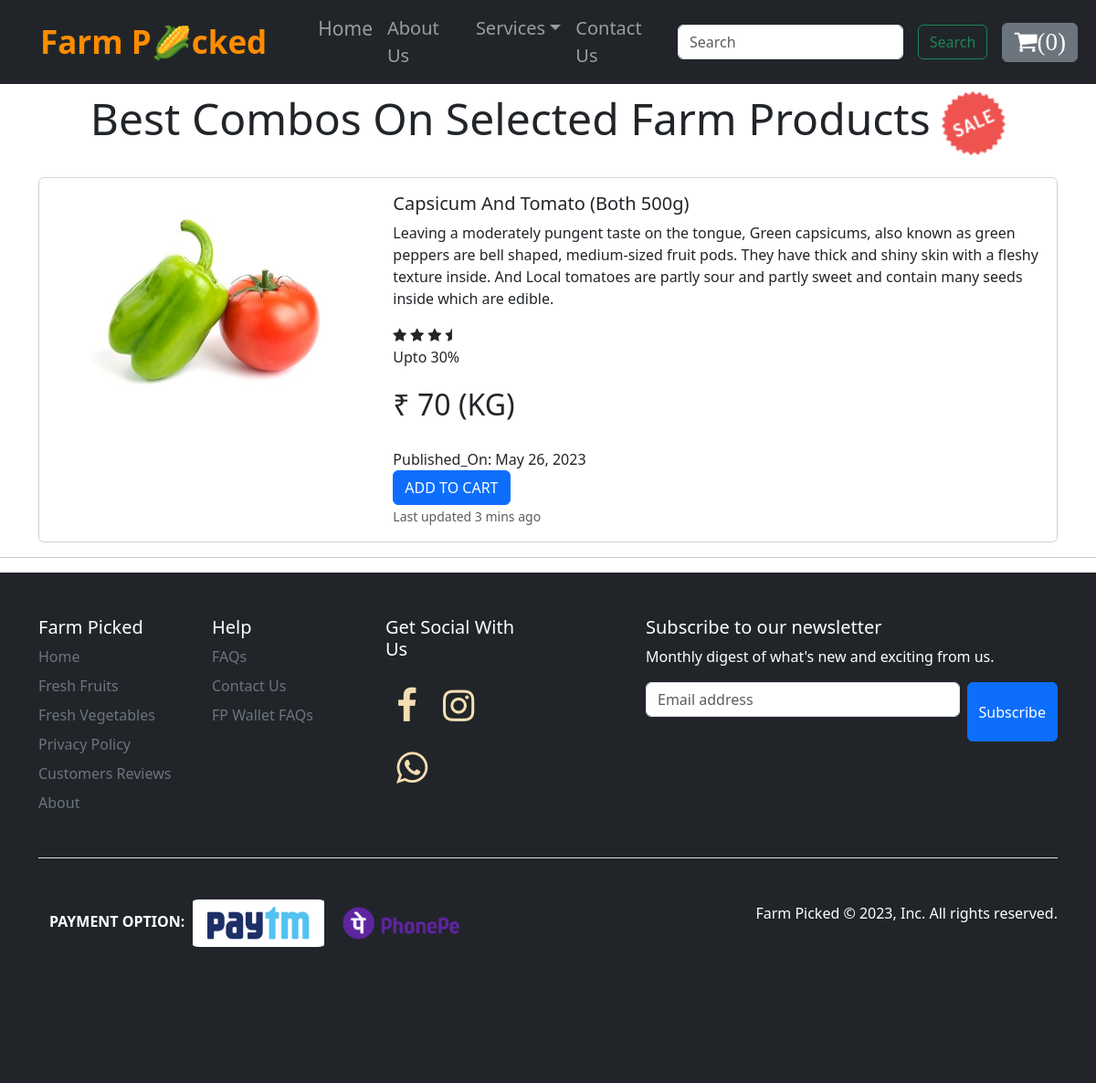
The page /combo/ on the database its author committed.
### shop/models.py (models this page shows, shortened)
class Combos(models.Model):
    product_id = models.AutoField(primary_key=True)
    image = models.ImageField(upload_to="shop/images", default="")
    product_name = models.CharField(max_length=50)
    desc = models.CharField(max_length=300)
    category = models.CharField(max_length=50, default="")
    per_off = models.CharField(max_length=50)
    price = models.CharField(max_length=30)
    pub_date = models.DateField()

### FarmPicked/views.py (the view)
# urls.py: path("combo/", views.Comboss, name="combo"),
def Comboss(request):
    combodata = Combos.objects.all()
    data = {
        "combodata": combodata,
    }
    return render(request, "Combo.html", data)

### templates/Combo.html
{% extends 'base.html' %}
{% block section %}
<section>
<div class="container mt-2 mb-4">
    <h2 align="center" style="font-size:300%;">Best Combos On Selected Farm Products <img src="/static/img/Background.png" width=70></h2>
</div>
            {% for n in combodata %}
            <div class="container mt-3">
                <div class="card mb-3 " style="max-width: 81rem;">
                    <div class="row g-0">
                      <div class="col-md-4">
                        <img src="/media/{{n.image}}" class="img-fluid rounded-start" >
                      </div>
                      <div class="col-md-8">
                          <div class="card-body">
                              <h5 class="card-title" id="nameprcomb{{n.product_id}}">{{n.product_name}}</h5>
                              <p class="card-text ">{{n.desc}}</p>
                          <div class="stars">
                            <i class="fa fa-star"></i>
                            <i class="fa fa-star"></i>
                            <i class="fa fa-star"></i>
                            <i class="fa fa-star-half"></i>
                          </div>
                          <p>{{n.per_off}}</p>
                          <div class="price fs-2">{{n.price}}</div><br>
                          <div class="pub_date">Published_On: {{n.pub_date}}</div>
                          <button type="button" id="prcomb{{n.product_id}}" class="btn btn-primary cart">ADD TO CART</button>
                          <p class="card-text"><small class="text-body-secondary">Last updated 3 mins ago</small></p>
                        </div>
                      </div>
                    </div>
                  </div>
                </div>
                  {% endfor %}
</section>
{% endblock %}

### static/css/styleFP.css (style rules this page uses)
:root { --gray: gray; --black: #130f40; --light-color: #666; --box-shadow: 0.5rem 1rem rgba(0, 0, 0, 0.1); --border: 2rem solid rgba(0, 0, 0.1); --outline: .1rem solid rgba(0, 0, 0, 0.1); }

### rows shown on the page
Combos: image (picture), product_name "Capsicum And Tomato (Both 500g)", desc "Leaving a moderately pungent taste on the tongue, Green capsicums, also known as green peppers are bell shaped, medium-sized fruit pods. They have thick and shiny skin with a fleshy texture inside. And Local tomatoes are partly sour and partly sweet and contain many seeds inside which are edible.", per_off "Upto 30%", price "₹ 70 (KG)", pub_date "May 26, 2023"
